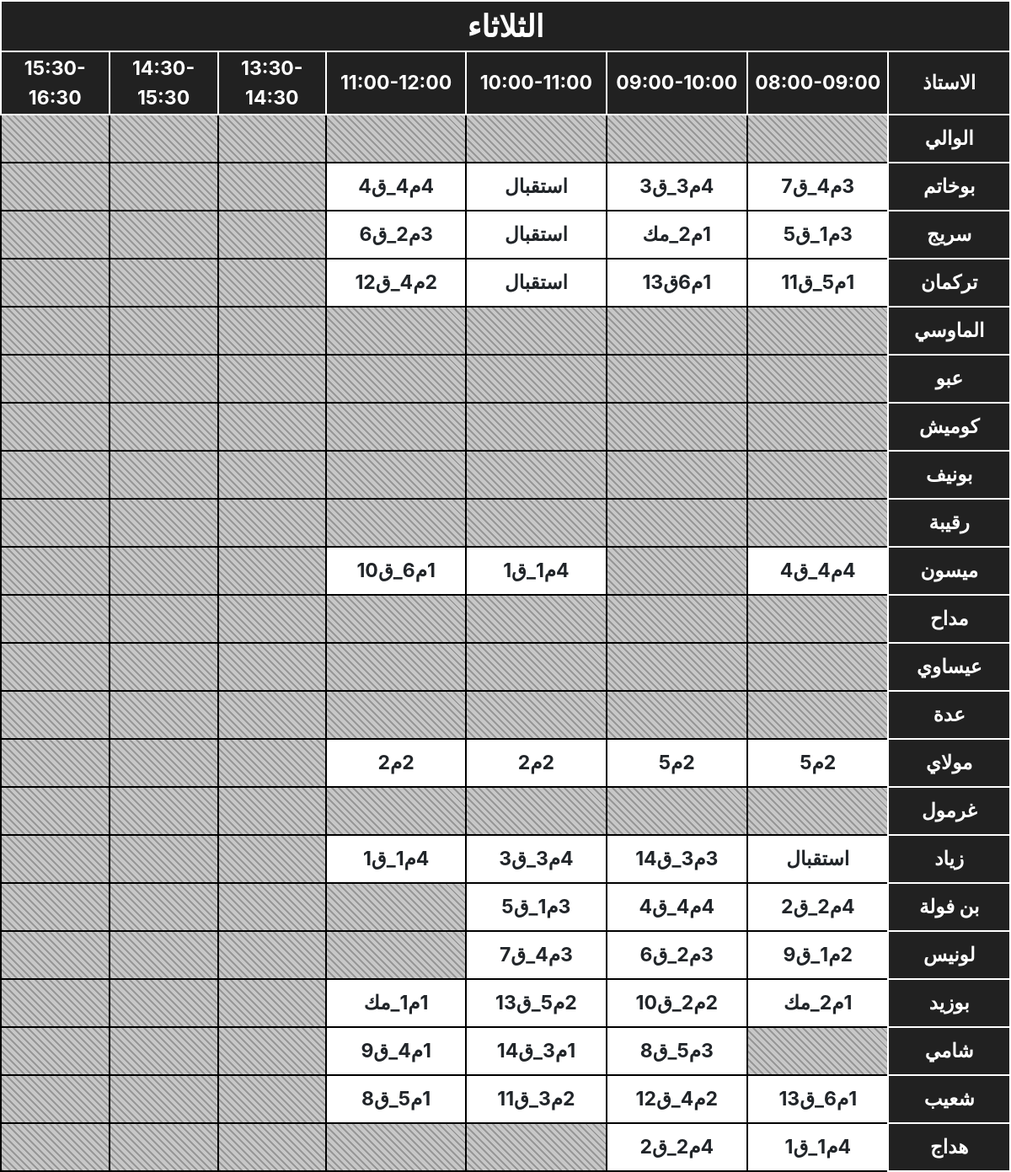
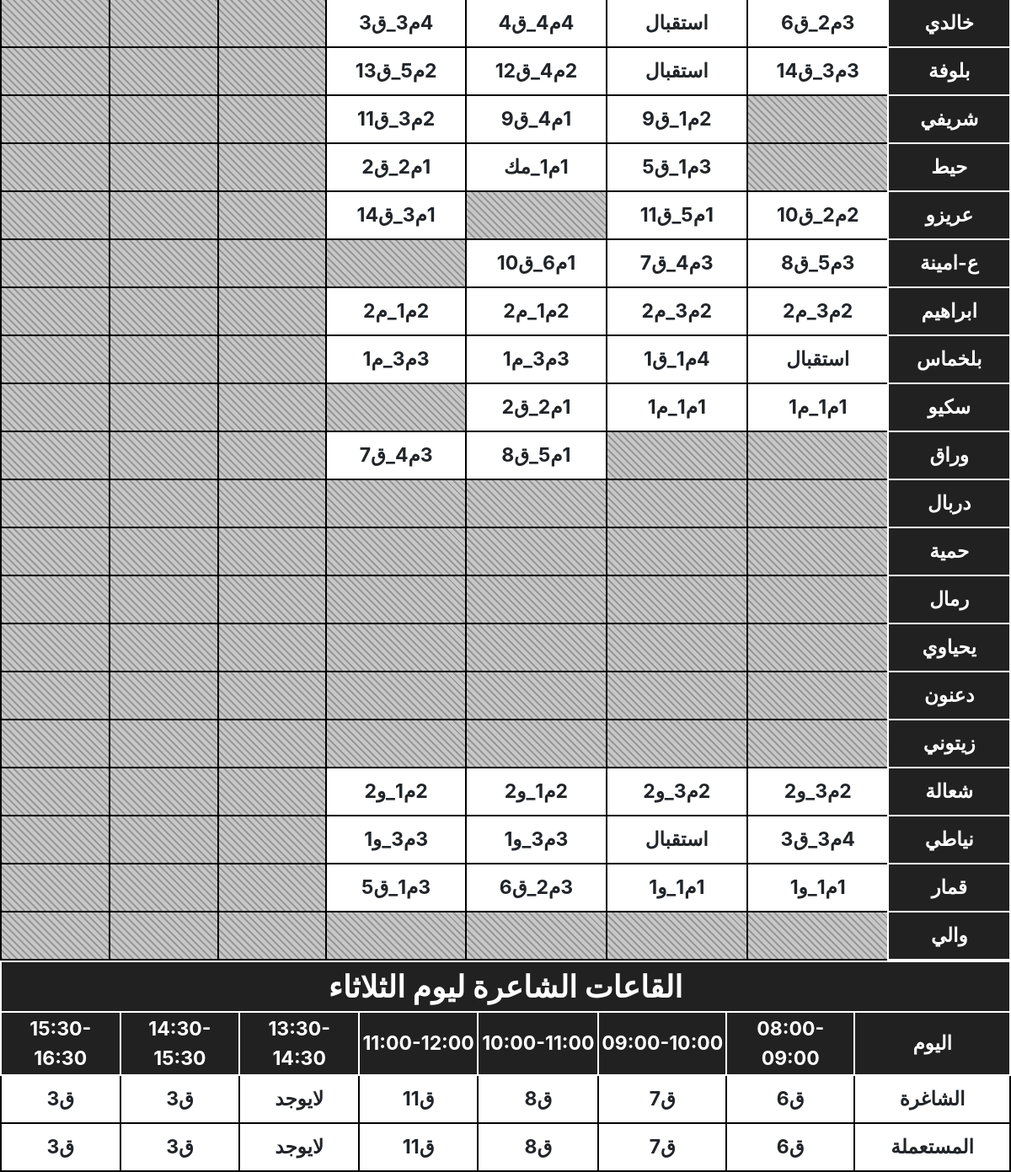
The page /chaghira3.php on the database its author committed (2 pictures, top to bottom).
### tables this page shows
CREATE TABLE "prof" (
	"id"	int(11) NOT NULL,
	"jour"	varchar(50) NOT NULL,
	"nome"	varchar(50) NOT NULL,
	"matiere"	varchar(50) NOT NULL,
	"obs"	TEXT,
	"se1"	varchar(50),
	"se2"	varchar(50),
	"s3"	varchar(50),
	"s4"	varchar(50),
	"s5"	varchar(50),
	"s6"	varchar(50),
	"s7"	varchar(50),
	"s8"	varchar(50)
);

### chaghira3.php (the view, shortened to what this page needs)
<!DOCTYPE html>
<html lang="en">
<head>
    <link href="css/bootstrap.min.css" rel="stylesheet">
</head>
<body>
    <table id="scheduleTable" >
            <thead >
            <tr>
            <th colspan=8 style="font-size: 36px;">الثلاثاء</th>
            </tr>
                <tr>
                <th style='width:90px; '>الاستاذ</th>
                    <th style='width:80px;'>08:00-09:00</th>
                    <th style='width:80px;'>09:00-10:00</th>
                    <th style='width:80px;'>10:00-11:00</th>
                    <th style='width:80px;'>11:00-12:00</th>
                    <th style='width:80px;'>13:30-14:30</th>
                    <th style='width:80px;'>14:30-15:30</th>
                    <th style='width:80px;'>15:30-16:30</th>
                </tr>
            </thead>
            <tbody>
            <?php
$database_file = './databasse3.db';
$connection = new PDO("sqlite:$database_file");
$connection->setAttribute(PDO::ATTR_ERRMODE, PDO::ERRMODE_EXCEPTION);
$sql = "SELECT * FROM prof WHERE jour = 'الثلاثاء'";
$result = $connection->query($sql);
    while ($row = $result->fetch(PDO::FETCH_ASSOC)) {
        echo "<tr style=';'>
                <td style='background-color: #212121 !important;color:white;border: 2px solid white;'>{$row['nome']}</td>
                <td>{$row['se1']}</td>
                <td>{$row['se2']}</td>
                <td>{$row['s3']}</td>
                <td>{$row['s4']}</td>
                <td>{$row['s5']}</td>
                <td>{$row['s6']}</td>
                <td>{$row['s7']}</td>
              </tr>";
    }
?>
     </tbody>
     </table>
     <table >
            <thead >
            <tr>
            <th colspan=8 style="font-size: 36px;">القاعات الشاعرة ليوم الثلاثاء</th>
            </tr>
                <tr>
                <th style='width:90px; '>اليوم</th>
                    <th style='width:80px;'>08:00-09:00</th>
                    <th style='width:80px;'>09:00-10:00</th>
                    <th style='width:80px;'>10:00-11:00</th>
                    <th style='width:80px;'>11:00-12:00</th>
                    <th style='width:80px;'>13:30-14:30</th>
                    <th style='width:80px;'>14:30-15:30</th>
                    <th style='width:80px;'>15:30-16:30</th>
                </tr>
            </thead>
            <tbody>
                <tr>
        <td>الشاغرة</td>
        <td id="dev1">ق6</td>
        <td id="dev2">ق7</td>
        <td id="dev3">ق8</td>
        <td id="dev4">ق11</td>
        <td id="dev5">لايوجد</td>
        <td id="dev6">ق3</td>
        <td id="dev7">ق3</td>
                </tr>
                <tr>
        <td>المستعملة</td>
        <td id="d1">ق6</td>
        <td id="d2">ق7</td>
        <td id="d3">ق8</td>
        <td id="d4">ق11</td>
        <td id="d5">لايوجد</td>
        <td id="d6">ق3</td>
        <td id="d7">ق3</td>
                </tr>
        </tbody>
</table>
</body>
</html>

### chaghira3.php (style rules this page uses)
body { //font-family: hacen; display: block; }
table { border:2px solid black; text-align: center; padding: none; border-collapse: collapse; font-size: 23px; width:100%; font-weight: bold; direction: rtl; }
th, td { border:2px solid black; text-align: center; padding: 2px; }
tr { height: 57px; }
td:empty { background-color: #c7c7c7 !important; background-image: repeating-linear-gradient( 45deg, #999 0px, #999 2px, transparent 2px, transparent 6px ); }
th { background-color: #212121 !important; color:white; border: 2px solid white; }

### rows shown on the page
prof: nome "الوالي"
prof: nome "بوخاتم", se1 "3م4_ق7", se2 "4م3_ق3", s3 "استقبال", s4 "4م4_ق4"
prof: nome "سريج", se1 "3م1_ق5", se2 "1م2_مك", s3 "استقبال", s4 "3م2_ق6"
prof: nome "تركمان", se1 "1م5_ق11", se2 "1م6ق13", s3 "استقبال", s4 "2م4_ق12"
prof: nome "الماوسي"
prof: nome "عبو"
prof: nome "كوميش"
prof: nome "بونيف"
prof: nome "رقيبة"
prof: nome "ميسون", se1 "4م4_ق4", s3 "4م1_ق1", s4 "1م6_ق10"
prof: nome "مداح"
prof: nome "عيساوي"
prof: nome "عدة"
prof: nome "مولاي", se1 "2م5", se2 "2م5", s3 "2م2", s4 "2م2"
prof: nome "غرمول"
prof: nome "زياد", se1 "استقبال", se2 "3م3_ق14", s3 "4م3_ق3", s4 "4م1_ق1"
prof: nome "بن فولة", se1 "4م2_ق2", se2 "4م4_ق4", s3 "3م1_ق5"
prof: nome "لونيس", se1 "2م1_ق9", se2 "3م2_ق6", s3 "3م4_ق7"
prof: nome "بوزيد", se1 "1م2_مك", se2 "2م2_ق10", s3 "2م5_ق13", s4 "1م1_مك"
prof: nome "شامي", se2 "3م5_ق8", s3 "1م3_ق14", s4 "1م4_ق9"
prof: nome "شعيب", se1 "1م6_ق13", se2 "2م4_ق12", s3 "2م3_ق11", s4 "1م5_ق8"
prof: nome "هداج", se1 "4م1_ق1", se2 "4م2_ق2"
prof: nome "خالدي", se1 "3م2_ق6", se2 "استقبال", s3 "4م4_ق4", s4 "4م3_ق3"
prof: nome "بلوفة", se1 "3م3_ق14", se2 "استقبال", s3 "2م4_ق12", s4 "2م5_ق13"
prof: nome "شريفي", se2 "2م1_ق9", s3 "1م4_ق9", s4 "2م3_ق11"
prof: nome "حيط", se2 "3م1_ق5", s3 "1م1_مك", s4 "1م2_ق2"
prof: nome "عريزو", se1 "2م2_ق10", se2 "1م5_ق11", s4 "1م3_ق14"
prof: nome "ع-امينة", se1 "3م5_ق8", se2 "3م4_ق7", s3 "1م6_ق10"
prof: nome "ابراهيم", se1 "2م3_م2", se2 "2م3_م2", s3 "2م1_م2", s4 "2م1_م2"
prof: nome "بلخماس", se1 "استقبال", se2 "4م1_ق1", s3 "3م3_م1", s4 "3م3_م1"
prof: nome "سكيو", se1 "1م1_م1", se2 "1م1_م1", s3 "1م2_ق2"
prof: nome "وراق", s3 "1م5_ق8", s4 "3م4_ق7"
prof: nome "دربال"
prof: nome "حمية"
prof: nome "رمال"
prof: nome "يحياوي"
prof: nome "دعنون"
prof: nome "زيتوني"
prof: nome "شعالة", se1 "2م3_و2", se2 "2م3_و2", s3 "2م1_و2", s4 "2م1_و2"
prof: nome "نياطي", se1 "4م3_ق3", se2 "استقبال", s3 "3م3_و1", s4 "3م3_و1"
prof: nome "قمار", se1 "1م1_و1", se2 "1م1_و1", s3 "3م2_ق6", s4 "3م1_ق5"
prof: nome "والي"
